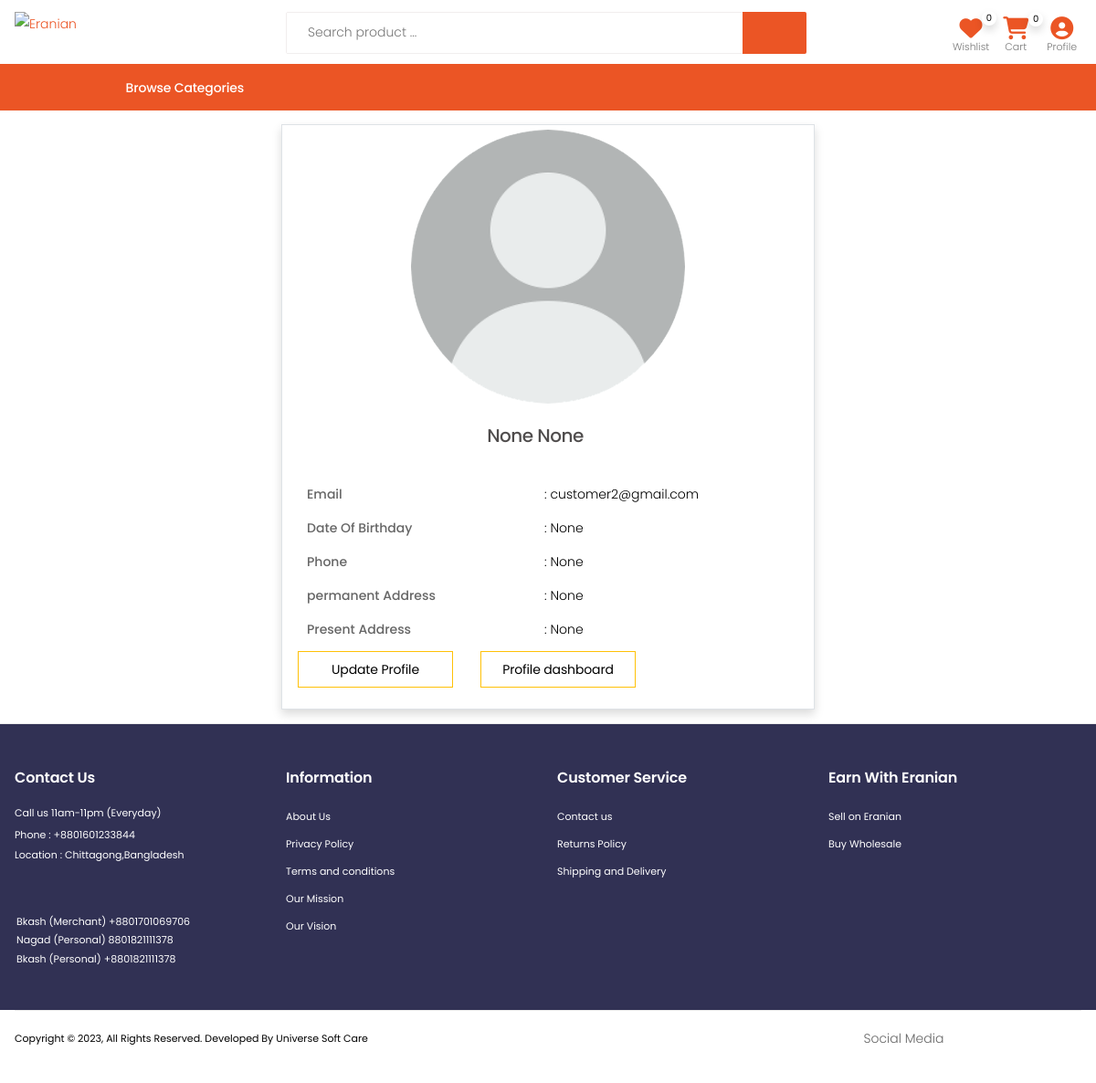
The page /profile/ (signed in) on the database its author committed.
### userapp/models.py (models this page shows, shortened)
class User(AbstractBaseUser, PermissionsMixin):
    email = models.EmailField(unique=True)
    username = None
    first_name = models.CharField(max_length=30, null=True, blank=True)
    last_name = models.CharField(max_length=30, null=True, blank=True)
    phone = models.CharField(max_length=15, unique=True, null=True, blank=True)
    is_active = models.BooleanField(default=True)
    is_staff = models.BooleanField(default=False)
    is_customer = models.BooleanField(default=False)
    is_vendor = models.BooleanField(default=False)
    is_employee = models.BooleanField(default=False)
    date_joined = models.DateTimeField(default=timezone.now)
    objects = CustomUserManager()
    USERNAME_FIELD = 'email'
    REQUIRED_FIELDS = []

class Profile(models.Model):
    user                = models.OneToOneField(User, on_delete=models.CASCADE, max_length=1)
    image               = models.ImageField(upload_to="profilepicture", default='no_img.png')
    date_of_birthday    = models.DateField(auto_now_add=False,blank=True,null=True)
    phone               = models.CharField(max_length=15,unique=True,blank=True,null=True)
    permanent_address   = models.CharField(max_length=100,blank=True,null=True)
    present_address     = models.CharField(max_length=100,blank=True,null=True)
    class Meta:
        verbose_name_plural = "Customer Profile"

### userapp/views.py (the view)
# urls.py: path('profile/', user_views.profile, name='profile'),
@login_required
def profile(request):
    return render(request, 'userapp/profile.html')

### daseboard/context_processors.py (called while the page is built)
def order_count(request):
    order_count = Order.objects.filter(order_read_status=False).count()
    context = {
        'order_count': order_count
    }
    return context

def unverified_vendor_count(request):
    unverified_vendor_count = VendorInformation.objects.filter(
        is_verified=False).count()
    unverified_vendor_profile = VendorInformation.objects.filter(
        is_verified=False)
    context = {
        'unverified_vendor_count': unverified_vendor_count,
        'unverified_vendor_profile': unverified_vendor_profile,
    }
    return context

def order_list(request):
    user = request.user
    order_list = Order.objects.filter(order_read_status=False)
    context = {
        'order_list': order_list
    }
    return context

def contact_data_count(request):
    contact_data_count = ConductData.objects.filter(view_status=False).count()
    context = {
        'contact_data_count': contact_data_count
    }
    return context

def contact_data_list(request):
    contact_data_list = ConductData.objects.filter(view_status=False)
    context = {
        'contact_data_list': contact_data_list
    }
    return context

def rating_list_view(request):
    rating_review = ProductReview.objects.filter(approve_status=False)
    context = {
        'rating_review': rating_review
    }
    return context

def order_information(request):
    order_information = Order.objects.filter(order_status='complete')
    total_sale = 0
    total_purchase_price = 0
    for x in order_information:
        total_sale = total_sale + x.get_total()
        total_purchase_price = total_purchase_price + x.get_purchase_price_total()
    total_revenue = total_sale - total_purchase_price
    context = {
        'order_information': order_information,
        'total_sale': total_sale,
        'total_revenue': total_revenue
    }
    return context

### store/templatetags/campaign.py (called while the page is built)
@register.filter()
def campaign_menu(request):
    return Campaign.objects.filter()

### store/templatetags/cart_count.py (called while the page is built)
@register.filter
def cart_count(user):
    if user.is_authenticated:
        qs=Order.objects.filter(user=user, ordered=False)
        if qs.exists():
            return qs[0].items.count()
        return 0
    return 0

### store/templatetags/top_category.py (called while the page is built)
@register.filter
def category(user):
    cate = ProductCategory.objects.filter(parent=None)
    return cate

### store/templatetags/wish_list_product_count.py (called while the page is built)
@register.filter
def wish_list_product_count(user):
    if user.is_authenticated:
       return WhishLIst.objects.filter(user=user).count()
    return 0

### userapp/template/userapp/profile.html (shortened to what this page needs)
{% extends 'store/base.html' %}
{% block content %}
<div class="container my-4 ">
    <div class="card col-12 col-md-6  p-2 mx-auto border shadow">
        <div class="mx-auto">
            <img class="rounded-circle account-img mx-auto mb-2" src="{{ user.profile.image.url }}"
                style="height: 300px;">
        </div>
        <div class="card-body profile">
            <h5 class="text-center">{{ user.first_name }} {{ user.last_name }}</h5>
            <div class="row  mx-auto mt-4">
                <div class="col-6 ">
                    <label>Email </label>
                </div>
                <div class="col-6">
                    <p>: {{ user.email }}</p>
                </div>
            </div>
            <div class="row  mx-auto">
                <div class="col-6 ">
                    <label>Date Of Birthday</label>
                </div>
                <div class="col-6">
                    <p>: {{ user.profile.date_of_birthday }}</p>
                </div>
            </div>
            <div class="row  mx-auto">
                <div class="col-6 ">
                    <label>Phone</label>
                </div>
                <div class="col-6">
                    <p>: {{ user.profile.phone }}</p>
                </div>
            </div>
            <div class="row  mx-auto">
                <div class="col-6 ">
                    <label>permanent Address</label>
                </div>
                <div class="col-6">
                    <p>: {{ user.profile.permanent_address }}</p>
                </div>
            </div>
            <div class="row  mx-auto">
                <div class="col-6 ">
                    <label>Present Address</label>
                </div>
                <div class="col-6">
                    <p>: {{ user.profile.present_address }}</p>
                </div>
            </div>
            <div class="d-flex">
                <a class="btn btn-warning btn-sm " href="{% url 'profile-update' %}">Update Profile</a>
                <a class="btn btn-warning btn-sm ml-5" href="{% url 'profile-dashboard' %}">Profile dashboard</a>
            </div>
        </div>
    </div>
</div>
{% endblock content %}

### store/template/store/includes/navbar.html (shortened to what this page needs)
{% load static %}
{% load desktop_menu %}
{% load top_category %}
{% load cart_view %}
{% load cart_count %}
{% load wish_list_product_count %}
{% load campaign %}
{% load logo %}
<header class="header header-10 header-intro-clearance desktop">
  <div class="header-middle sticky-header mx-auto ">
    <div class="container">
      <div class="header-left py-auto">
        <a href="{% url 'home' %}" class="logo">
          <img src="{% static 'store/images/eranian.png' %}" alt="Eranian">
        </a>
      </div>
      <div class="header-center">
        <div class="header-search header-search-extended header-search-visible header-search-no-radius">
          <form action="{% url 'search' %}" method="GET">
            <div class="header-search-wrapper search-wrapper-wide" style="margin-top: -10px;">
              <input type="search" class="form-control" name="q" id="q" placeholder="Search product ..." required>
              <button class="btn" type="submit" style="background-color:#eb5525 ;"><i
                  style="color: white; font-size: 25px; font-weight: 700;" class="icon-search"></i></button>
            </div>
          </form>
        </div>
      </div>
      <div class="header-right">
        <div class="header-dropdown-link" style="margin-top: -5px;">
          <a href="{% url 'wish-list' %}" class="wishlist-link">
            <i style="color:#eb5525; font-size: 25px;" class="fa-solid fa-heart"></i>
            <span class="wishlist-count shadow">{{ request.user|wish_list_product_count }}</span>
            <span class="wishlist-txt">Wishlist</span>
          </a>
          <div class="dropdown cart-dropdown mx-2">
            <a href="{% url 'cart-summary' %}" class="dropdown-toggle" role="button" aria-haspopup="true"
              aria-expanded="false" data-display="static">
              <i style="color:#eb5525; font-size: 25px;" class="fa-solid fa-cart-shopping"></i>
              <span class="cart-count shadow">{{ request.user|cart_count }}</span>
              <span class="cart-txt">Cart</span>
            </a>
          </div>
          <div class="dropdown user-profile cart-dropdown mx-2">
            <a class="dropdown-toggle" role="button" aria-haspopup="true" aria-expanded="false" data-display="static">
              <i style="color:#eb5525; font-size: 25px;" class="fa-solid fa-circle-user"></i>
              <span class="cart-txt">Profile</span>
            </a>
          </div>
        </div>
      </div>
    </div>
  </div>
  <div class="header-bottom container-fluid" style="border-top: 1px solid #eb5525;">
    <div class="row d-flex col-11 mx-auto">
      <div class="col-md-4 col-lg-3">
        {% if request.resolver_match.url_name == 'home' %}
        <div class="dropdown category-dropdown show is-on" data-visible="true">
          {% else %}
          <div class="dropdown category-dropdown is-on">
            {% endif %}
            <a href="#" class="dropdown-toggle" role="button" data-toggle="dropdown" aria-haspopup="true"
              aria-expanded="false" data-display="static" title="Browse Categories">
              <span class="pl-5" style="font-size: 14px;">Browse Categories</span>
            </a>
            </div>
          </div>
        </div>
      </div>
</header>

### store/static/store/css/skins/skin-demo-13.css (style rules this page uses)
a { color: #eb5525; }
.cart-dropdown .cart-count { background-color: #fff; }
.wishlist-link .wishlist-count { background-color: #fff; }
.category-dropdown .dropdown-toggle:before { background-color: #eb5525; }
.header-10 .header-search .header-search-wrapper { border-color: rgb(241, 238, 238); }

### store/static/store/css/demos/demo-13.css (style rules this page uses)
.header.header-10.header-intro-clearance .dropdown.category-dropdown .dropdown-toggle { padding-left: 1rem; color: rgb(255, 255, 255); }
.header.header-10.header-intro-clearance .dropdown.category-dropdown .dropdown-toggle::after { left: unset; }
.header.header-10.header-intro-clearance .header-search-extended { margin-right: 0; margin-left: 0; }
.header.header-10.header-intro-clearance .header-dropdown-link { display: flex; align-items: flex-end; }
.header.header-10.header-intro-clearance .wishlist-link { position: relative; flex-direction: column; font-size: 2.8rem; }
.header.header-10.header-intro-clearance .wishlist-link .wishlist-count { left: 25px; top: -0.9rem; }
.header.header-10.header-intro-clearance .cart-dropdown { font-size: 3.2rem; align-items: flex-end; }
.header.header-10.header-intro-clearance .cart-dropdown .cart-count { left: 25px; top: -0.9rem; }
.header.header-10.header-intro-clearance .compare-dropdown [class*='count'], .header.header-10.header-intro-clearance .cart-dropdown [class*='count'], .header.header-10.header-intro-clearance .wishlist-link [class*='count'] { min-width: 1.6rem; height: 1.6rem; position: absolute; }
.header.header-10.header-intro-clearance .compare-dropdown .dropdown-toggle, .header.header-10.header-intro-clearance .cart-dropdown .dropdown-toggle, .header.header-10.header-intro-clearance .wishlist-link .dropdown-toggle { position: relative; flex-direction: column; }
.header.header-10.header-intro-clearance .wishlist-txt, .header.header-10.header-intro-clearance .cart-txt, .header.header-10.header-intro-clearance .compare-txt { font-size: 1.1rem; font-weight: 300; letter-spacing: 0; color: #777; margin-top: .3rem; transition: all .3s; }

### store/template/store/base.html (style rules this page uses)
label { font-weight: 500; }

### store/template/store/includes/navbar.html (style rules this page uses)
.header-middle { height: 70px; }
.header-middle .header-left a { margin-top: 20px; }
.sticky-header a img { margin-top: -10px; }

### userapp/template/userapp/profile.html (style rules this page uses)
.profile p { color: black; }
.profile a { color: black; background-color: white; }

### rows shown on the page
User: user|wish_list_product_count "0", user|cart_count "0", profile.image (placeholder picture), first_name "None", last_name "None", email "customer2@gmail.com", profile.date_of_birthday "None", profile.phone "None", profile.permanent_address "None", profile.present_address "None"
